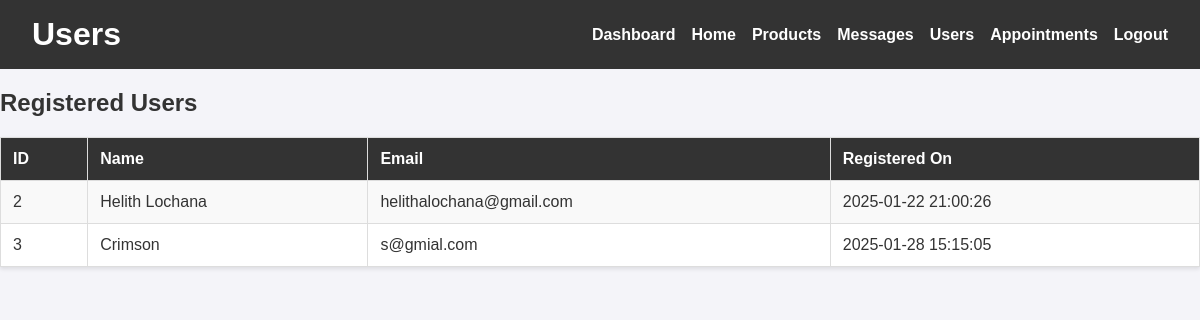
/admin/users.php, run on the app's committed database.
### tables this page shows
CREATE TABLE `users` (
  `user_id` int NOT NULL,
  `full_name` varchar(100) NOT NULL,
  `email` varchar(150) NOT NULL,
  `username` varchar(50) NOT NULL,
  `phone` varchar(20) DEFAULT NULL,
  `address` text,
  `password` varchar(255) NOT NULL,
  `role` enum('user','admin') DEFAULT 'user',
  `is_active` tinyint(1) DEFAULT '1',
  `created_at` timestamp NULL DEFAULT CURRENT_TIMESTAMP,
  `updated_at` timestamp NULL DEFAULT CURRENT_TIMESTAMP ON UPDATE CURRENT_TIMESTAMP
);

### admin/adminFunctions.php (called while the page is built, shortened)
<?php
function fetchUsers($conn)
{
    $stmt = $conn->query("SELECT user_id, full_name, email, created_at FROM users");
    return $stmt->fetchAll(PDO::FETCH_ASSOC);
}

### admin/users.php (the view, shortened to what this page needs)
<?php
require_once 'adminFunctions.php';
$users = fetchUsers($conn);
?>
<!DOCTYPE html>
<html lang="en">
<head>
    <link rel="stylesheet" href="adminPanel.css">
</head>
<body>
    <header class="admin-header">
        <h1>Users</h1>
        <nav class="admin-nav">
            <ul>
                <li><a href="panelDash.php">Dashboard</a></li>
                <li><a href="/EGS/index.php">Home</a></li>
                <li><a href="products.php">Products</a></li>
                <li><a href="messages.php">Messages</a></li>
                <li><a href="users.php">Users</a></li>
                <li><a href="appointments.php">Appointments</a></li>
                <li><a href="/EGS/pages/login.php">Logout</a></li>
            </ul>
        </nav>
    </header>
    <main>
        <h2>Registered Users</h2>
        <table>
            <tr>
                <th>ID</th>
                <th>Name</th>
                <th>Email</th>
                <th>Registered On</th>
            </tr>
            <?php foreach ($users as $user): ?>
                <tr>
                    <td><?= htmlspecialchars($user['user_id']) ?></td>
                    <td><?= htmlspecialchars($user['full_name']) ?></td>
                    <td><?= htmlspecialchars($user['email']) ?></td>
                    <td><?= htmlspecialchars($user['created_at']) ?></td>
                </tr>
            <?php endforeach; ?>
        </table>
    </main>
</body>
</html>

### admin/adminPanel.css (style rules this page uses)
body { font-family: Arial, sans-serif; margin: 0; padding: 0; background-color: #f4f4f9; color: #333; }
.admin-header { background-color: #333; color: white; padding: 1rem 2rem; display: flex; justify-content: space-between; align-items: center; }
.admin-header h1 { margin: 0; }
.admin-nav ul { list-style: none; margin: 0; padding: 0; display: flex; gap: 1rem; }
.admin-nav ul li { display: inline; }
.admin-nav ul li a { color: white; text-decoration: none; font-weight: bold; }
table { width: 100%; border-collapse: collapse; margin-top: 1rem; background-color: white; box-shadow: 0 2px 4px rgba(0, 0, 0, 0.1); }
table th, table td { padding: 0.75rem; text-align: left; border: 1px solid #ddd; }
table th { background-color: #333; color: white; }
table tr:nth-child(even) { background-color: #f9f9f9; }

### data on the page
users: user_id "2", full_name "Helith Lochana", email "helithalochana@gmail.com", created_at "2025-01-22 21:00:26"
users: user_id "3", full_name "Crimson", email "s@gmial.com", created_at "2025-01-28 15:15:05"
